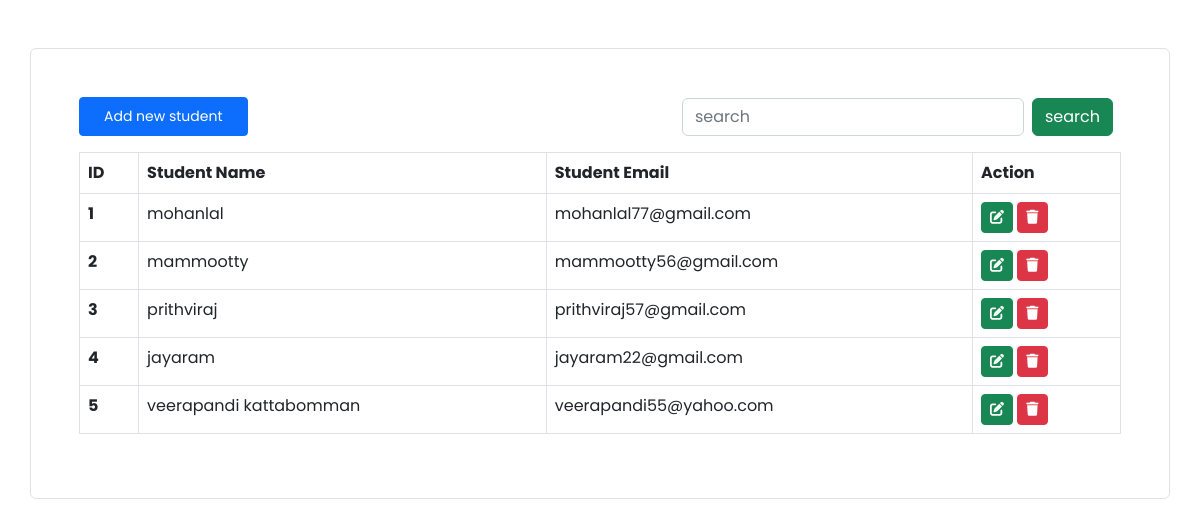
The page / on the database its author committed.
### crudapp/models.py (models this page shows, shortened)
class Student(models.Model):
    name = models.CharField(verbose_name="Student Name", max_length=100)
    email = models.EmailField(verbose_name="Student Email",max_length=277)

### crudapp/views.py (the view, shortened to what this page needs)
# urls.py: path("",views.index,name="index")
def index(request):
    students = Student.objects.all()
    context = {"students" : students}
    return render(request,"index.html",context=context)

### crudapp/templates/index.html (shortened to what this page needs)
<!doctype html>
<html lang="en">
  <head>
    <link href="https://cdn.jsdelivr.net/npm/bootstrap@5.2.3/dist/css/bootstrap.min.css" rel="stylesheet">
    <link rel="stylesheet" href="https://cdnjs.cloudflare.com/ajax/libs/font-awesome/6.4.0/css/all.min.css" />
  </head>
  <body>
    <div class= "container mt-5 p-5 border rounded">
     <div class="d-flex justify-content-between align-items-center">
        <a href="" data-bs-toggle="modal" data-bs-target="#addStudentModal"class="btn btn-primary px-4 py-2 btn-sm">Add new student</a>
      <div>
        <form action="" method="post" class=d-flex>
          <input type="search" name="searchquery" class="form-control" placeholder="search">
          <button class="btn btn-success mx-2" name="search">search</button>
        </form>
      </div>
    </div>
    <table class="table mt-3 table-bordered">
      <thead>
        <tr>
          <th scope="col">ID</th>
          <th scope="col">Student Name</th>
          <th scope="col">Student Email</th>
          <th scope="col">Action</th>
        </tr>
      </thead>
      <tbody>
        {% for student in students %}
          <tr>
           <th>{{student.id}}</th>
           <td>{{student.name}}</td>
           <td>{{student.email}}</td>
           <td>
             <a href="" data-bs-toggle="modal" data-bs-target="#updateStudentModal_{{student.id}}" class="btn btn-success btn-sm"><i class="fa-solid fa-pen-to-square"></i></a>
             <a href=""data-bs-toggle="modal" data-bs-target="#deleteStudentModal_{{student.id}}" class="btn btn-danger btn-sm"><i class="fa-solid fa-trash"></i></a>
            </td>
          </tr>
         {% endfor %}
      </tbody>
    </table>
  </body>
</html>

### crudapp/templates/index.html (style rules this page uses)
* { font-family: 'Poppins', sans-serif; }

### rows shown on the page
Student: id "1", name "mohanlal", email "mohanlal77@gmail.com"
Student: id "2", name "mammootty", email "mammootty56@gmail.com"
Student: id "3", name "prithviraj", email "prithviraj57@gmail.com"
Student: id "4", name "jayaram", email "jayaram22@gmail.com"
Student: id "5", name "veerapandi kattabomman", email "veerapandi55@yahoo.com"
